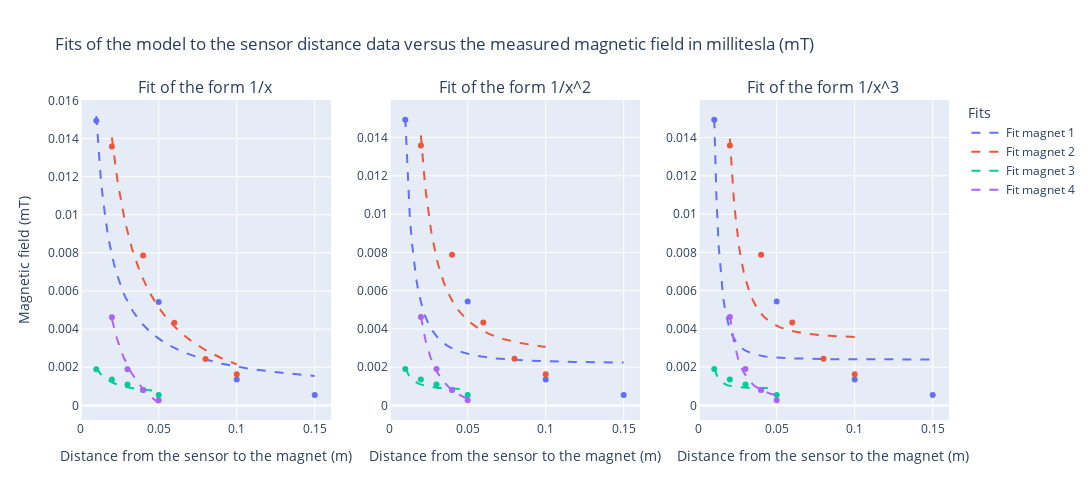

Notebook cell for this chart:
### Code cell
fig = make_subplots(
    rows=1,
    cols=3,
    subplot_titles=[
        'Fit of the form 1/x',
        'Fit of the form 1/x^2',
        'Fit of the form 1/x^3'
    ]
)

# Color palettes
colors_1 = px.colors.qualitative.Plotly
colors_2 = px.colors.qualitative.Dark2

# Definition of inverse functions
def func1(x, a, b):
    return a / (x) + b

def func2(x, a, b):
    return a / (x**2) + b

def func3(x, a, b):
    return a / (x**3) + b

# Iterate over subplots and magnets
for i, subplot_title, magnets, colors in zip([1, 2, 3], [''], [[1, 2, 3, 4]], [colors_1, colors_2]):
    for magnet, color in zip(magnets, colors):
        
        magnet_data = total_data[total_data['magnet'] == magnet]

        # Curve fitting
        popt, _ = curve_fit(func1, magnet_data['distance_meters'], magnet_data['magnetic_field_millitesla'])
        a_opt, b_opt = popt

        # Define fitted polynomial formula
        polynomial_formula = f"{a_opt:.6f}/x {b_opt:.6f}"

        # Generate data for fitted curve
        x_fit = np.linspace(
            magnet_data['distance_meters'].min(),
            magnet_data['distance_meters'].max(),
            100
        )
        y_fit = func1(x_fit, *popt)

        # Add scatter plot of real data
        scatter_trace = px.scatter(
            magnet_data,
            x='distance_meters',
            y='magnetic_field_millitesla',
            color='magnet'
        ).update_traces(marker=dict(color=color)).data[0]

        # Add fit line to subplot
        fit_trace = go.Scatter(
            x=x_fit,
            y=y_fit,
            mode='lines',
            name=f'Fit magnet {magnet}',
            line=dict(color=color, dash='dash')
        )
        fig.add_trace(scatter_trace, row=1, col=1)
        fig.add_trace(fit_trace, row=1, col=1)

for i, subplot_title, magnets, colors in zip([1, 2, 3], ['Magnets 1 and 2', 'Magnets 3 and 4'], [[1, 2, 3, 4]], [colors_1, colors_2]):
    for magnet, color in zip(magnets, colors):
        
        magnet_data = total_data[total_data['magnet'] == magnet]

        # Curve fitting
        popt, _ = curve_fit(func2, magnet_data['distance_meters'], magnet_data['magnetic_field_millitesla'])
        a_opt, b_opt = popt

        polynomial_formula = f"{a_opt:.6f}/x^2 {b_opt:.6f}"

        x_fit = np.linspace(
            magnet_data['distance_meters'].min(),
            magnet_data['distance_meters'].max(),
            100
        )
        y_fit = func2(x_fit, *popt)

        scatter_trace = px.scatter(
            magnet_data,
            x='distance_meters',
            y='magnetic_field_millitesla',
            color='magnet'
        ).update_traces(marker=dict(color=color)).data[0]

        fit_trace = go.Scatter(
            x=x_fit,
            y=y_fit,
            mode='lines',
            line=dict(color=color, dash='dash'),
            showlegend=False
        )
        fig.add_trace(scatter_trace, row=1, col=2)
        fig.add_trace(fit_trace, row=1, col=2)

for i, subplot_title, magnets, colors in zip([1, 2, 3], ['Magnets 1 and 2', 'Magnets 3 and 4'], [[1, 2, 3, 4]], [colors_1, colors_2]):
    for magnet, color in zip(magnets, colors):
        
        magnet_data = total_data[total_data['magnet'] == magnet]

        # Curve fitting
        popt, _ = curve_fit(func3, magnet_data['distance_meters'], magnet_data['magnetic_field_millitesla'])
        a_opt, b_opt = popt

        polynomial_formula = f"{a_opt:.6f}/x^3 {b_opt:.6f}"

        x_fit = np.linspace(
            magnet_data['distance_meters'].min(),
            magnet_data['distance_meters'].max(),
            100
        )
        y_fit = func3(x_fit, *popt)

        scatter_trace = px.scatter(
            magnet_data,
            x='distance_meters',
            y='magnetic_field_millitesla',
            color='magnet'
        ).update_traces(marker=dict(color=color)).data[0]

        fit_trace = go.Scatter(
            x=x_fit,
            y=y_fit,
            mode='lines',
            line=dict(color=color, dash='dash'),
            showlegend=False
        )
        fig.add_trace(scatter_trace, row=1, col=3)
        fig.add_trace(fit_trace, row=1, col=3)

fig.update_layout(
    title_text='Fits of the model to the sensor distance data versus the measured magnetic field in millitesla (mT)',
    legend_title='Fits',
    xaxis_title='Distance from the sensor to the magnet (m)',
    yaxis_title='Magnetic field (mT)',
    xaxis2_title='Distance from the sensor to the magnet (m)',
    xaxis3_title='Distance from the sensor to the magnet (m)',
    width=1200,
    height=500,
)

# fig.write_image("fits_x_inverse.png")
fig.show()
